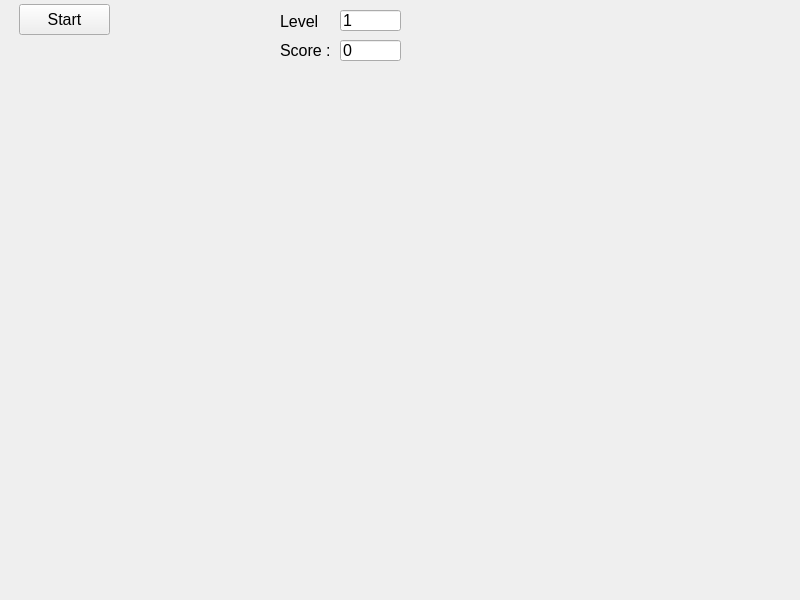
<?xml version="1.0" encoding="UTF-8"?>
<ui version="4.0">
 <class>Widget</class>
 <widget class="QWidget" name="Widget">
  <property name="geometry">
   <rect>
    <x>0</x>
    <y>0</y>
    <width>800</width>
    <height>600</height>
   </rect>
  </property>
  <property name="windowTitle">
   <string>Widget</string>
  </property>
  <widget class="QPushButton" name="btnStart">
   <property name="geometry">
    <rect>
     <x>19</x>
     <y>4</y>
     <width>91</width>
     <height>31</height>
    </rect>
   </property>
   <property name="font">
    <font>
     <pointsize>12</pointsize>
    </font>
   </property>
   <property name="text">
    <string>Start</string>
   </property>
  </widget>
  <widget class="QLabel" name="labelScore">
   <property name="geometry">
    <rect>
     <x>280</x>
     <y>40</y>
     <width>52</width>
     <height>20</height>
    </rect>
   </property>
   <property name="font">
    <font>
     <pointsize>12</pointsize>
    </font>
   </property>
   <property name="text">
    <string>Score : </string>
   </property>
  </widget>
  <widget class="QLineEdit" name="editScore">
   <property name="geometry">
    <rect>
     <x>340</x>
     <y>40</y>
     <width>61</width>
     <height>21</height>
    </rect>
   </property>
   <property name="font">
    <font>
     <pointsize>12</pointsize>
    </font>
   </property>
   <property name="text">
    <string>0</string>
   </property>
   <property name="readOnly">
    <bool>true</bool>
   </property>
  </widget>
  <widget class="QLabel" name="lebelLevel">
   <property name="geometry">
    <rect>
     <x>280</x>
     <y>11</y>
     <width>52</width>
     <height>20</height>
    </rect>
   </property>
   <property name="font">
    <font>
     <pointsize>12</pointsize>
    </font>
   </property>
   <property name="text">
    <string>Level</string>
   </property>
  </widget>
  <widget class="QLineEdit" name="editLevel">
   <property name="geometry">
    <rect>
     <x>340</x>
     <y>10</y>
     <width>61</width>
     <height>21</height>
    </rect>
   </property>
   <property name="font">
    <font>
     <pointsize>12</pointsize>
    </font>
   </property>
   <property name="text">
    <string>1</string>
   </property>
   <property name="readOnly">
    <bool>true</bool>
   </property>
  </widget>
 </widget>
 <resources/>
 <connections/>
</ui>
